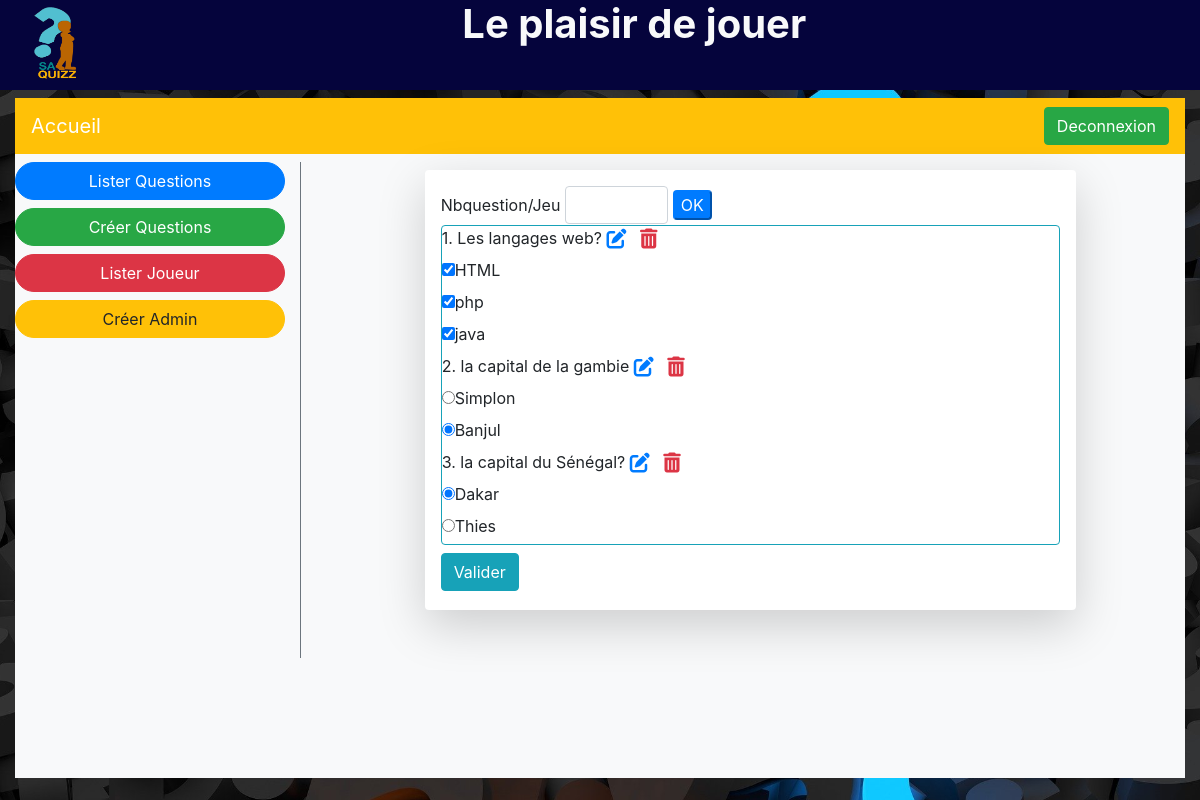
The app's page /asset/PHP/accueil.php?page=listeQuestion with its own data.
### tables this page shows
CREATE TABLE IF NOT EXISTS `question` (
  `numquestion` int(11) NOT NULL AUTO_INCREMENT,
  `nomquestion` text NOT NULL,
  `nbpoint` int(11) NOT NULL,
  `type` varchar(250) NOT NULL,
  `reponse` text NOT NULL,
  `vrais` text NOT NULL,
  PRIMARY KEY (`numquestion`)
);

### asset/PHP/function.php (called while the page is built, shortened)
<?php
    class Database{
       private $dsn = "mysql:host=localhost;dbname=myquiz";
       private $user = "root";
       private $pwd = "";
       public $conn;
       public function __construct(){
           try {
               $this->conn= new PDO($this->dsn,$this->user, $this->pwd);
           } catch (PDOException $e) {
               echo $e->getMessage();
           }
       }
    public function listerquestion(){
        $data=[];
        $sql= "SELECT *FROM question";
        $stmt= $this->conn->prepare($sql);
        $stmt->execute();
        $result=$stmt->fetchAll(PDO::FETCH_ASSOC);
        foreach($result as $row){
            $data[]=$row;
        }
        return $data;
    }
    }
?>

### asset/PHP/listequestion.php (the view, shortened to what this page needs)
<?php
  require_once "./function.php";
  require_once "./fonction.php";
  $db= new Database();
?>
<!doctype html>
<html lang="en">
  <head>
    <link rel="stylesheet" href="https://maxcdn.bootstrapcdn.com/bootstrap/4.5.0/css/bootstrap.min.css">
  <link rel="stylesheet" href="../CSS/acceuil1.css">
  </head>
  <body>
    <div class="container col-md-9 ms-3 badge-light shadow-lg p-3 mb-5 bg-white rounded mt-2" style="height: 440px" >
      <label for="nbquestion">Nbquestion/Jeu</label>
      <input type="text" name="nbr" id="limite" class="form-control col-md-2 ms-3 d-inline">
      <input type="submit" class="btn-primary rounded" name="valider" id="jjj" value="OK">
      <div class="border border-info rounded " style="height: 320px; overflow: scroll;" id="scrollZone">
        <?php
             $montableau = $db->listerquestion();
          $total=count($montableau);
          for ($i=0; $i < $total; $i++) {
            $laquestion =$montableau[$i]['nomquestion'];
            $numeroquestion=$i+1;
            ?>
              <label for=""><?php echo $numeroquestion.'. '.$laquestion;?></label>
              <a href="#" title="Edit" class="text-primary editBtn" data-toggle="modal"
                     data-target="#myModal" id="<?php echo $montableau[$i]['numquestion'] ;?>">
                     <i class="fas fa-edit fa-lg"></i></a>&nbsp;&nbsp;
                     <a href="#" title="Delete" class="text-danger delBtn" id="<?php echo $montableau[$i]['numquestion'] ;?>">
                     <i class="fas fa-trash-alt fa-lg"></i></a>
             <br>
            <?php
            if($montableau[$i]['type']=='choixMultiple'){
              $reponse =decouper($montableau[$i]['reponse']);
              $vrai =decouper($montableau[$i]['vrais']);
              for ($j=0; $j <count($reponse) ; $j++) {
                ?>
                <input type="checkbox" name="" id="" <?php  cocher($vrai,($j+1));?>><label for=""><?php echo $reponse[$j] ;?></label><br>
                <?php
              }
            }
            elseif($montableau[$i]['type']=='choixSimple'){
              $reponse =decouper($montableau[$i]['reponse']);
              $vrai =$montableau[$i]['vrais'];
              for ($j=0; $j <count($reponse) ; $j++) {
                ?>
                <input type="radio" name="" id="" <?php  cocher2($vrai,($j+1));?>><label for=""><?php echo $reponse[$j] ;?></label><br>
                <?php
              }
            }
            else{
              ?>
              <input type="text" value="<?php echo $montableau[$i]['vrais'];?>"><br><br>
              <?php
            }
          }
        ?>
      </div>
      <button type="submit" class="btn btn-info d-inline mt-2">Valider</button>
    </div>
  </body>
</html>

### asset/PHP/accueil.php (shortened to what this page needs)
<!doctype html>
<html lang="en">
  <head>
    <link rel="stylesheet" href="../CSS/acceuil1.css">
    <link rel="stylesheet" href="https://stackpath.bootstrapcdn.com/bootstrap/4.3.1/css/bootstrap.min.css">
  </head>
  <body class="sb-nav-fixed">
    <div class="container-fluid">
        <div class="row">
            <div class="col-12 text-light header">
                <div id="logo"><img src="../IMG/logo-QuizzSA.png" alt=""></div>
                <h1 class="text-center font-weight-bold">Le plaisir de jouer</h1>
            </div>
        </div>
        <div class="bg-light mt-2" style="height: 680px;">
            <div class="row">
                <div class="col-12">
                    <nav class="navbar navbar-expand-lg navbar-dark bg-warning">
                        <a class="navbar-brand" href="">Accueil</a>
                        <div class="collapse navbar-collapse" id="navbarSupportedContent">
                            <form class="form-inline my-2 my-lg-0">
                                <a href="deconnexiona.php"><input class="btn btn-success" type="button" value="Deconnexion" onclick="if(!confirm('Voulez-vous vous déconnecter?'))return false;"></a>
                            </form>
                        </div>
                    </nav>
                </div>
            </div>
            <div class="row">
                <div class="col-3">
                    <div class="form-group mt-2 mb-0">
                        <a class="btn btn-primary btn-block rounded-pill" href="accueil.php?page=listeQuestion">Lister Questions</a>
                    </div>
                    <div class="form-group mt-2 mb-0">
                        <a class="btn btn-success btn-block rounded-pill" href="accueil.php?page=creerQuestion">Créer Questions</a>
                    </div>
                    <div class="form-group mt-2 mb-0">
                        <a class="btn btn-danger btn-block rounded-pill" href="accueil.php?page=listeJoueur">Lister Joueur</a>
                    </div>
                    <div class="form-group mt-2 mb-0">
                        <a class="btn btn-warning btn-block rounded-pill" href="accueil.php?page=creerAdmin">Créer Admin</a>
                    </div>
                </div>
                <div class="col-9 mt-2 border-left border-secondary">
                <?php
                    if(!isset($_GET['page'])){
                        $page = './accueil.php';
                    }
                    else{
                        $page = $_GET['page'];
                        switch ($page) {
                            case 'listeQuestion':
                                include('./listequestion.php');
                                break;
                        }
                    }
                ?>
                </div>
            </div>
         </div>
    </div>
  </body>
</html>

### asset/PHP/fonction.php (shortened to what this page needs)
<?php
  function decouper($chaine){
      $resultat=array();
      if(!empty($chaine)){
        $reponse = substr($chaine,1);
        $resultat = explode('-',$reponse);
      }
      return $resultat;
  }
function  cocher($tab,$indice){
    if(!empty($tab)){
        if(count($tab)>1){
            if(in_array($indice,$tab)){
                echo "checked";
            }
        }
    }
}
function cocher2($tab,$indice){
    if($tab==$indice){
        echo "checked";
    }
}
?>

### asset/CSS/acceuil1.css (style rules this page uses)
* { box-sizing: border-box; }
body { background: url('../IMG/bgimage.jpg'); background-size: 100%; }
.header { background-color: #05043C; }
#logo { width: 5%; height: 90px; margin-left: 10px; float: left; }
#logo img { width: 100%; height: 100%; }

### records on screen
question: numeroquestion "1", nomquestion "Les langages web?", j "HTML", j "php", j "java"
question: numeroquestion "2", nomquestion "la capital de la gambie", reponse "Simplon", vrais "☑", reponse "Banjul"
question: numeroquestion "3", nomquestion "la capital du Sénégal?", vrais "☑", reponse "Dakar", reponse "Thies"
